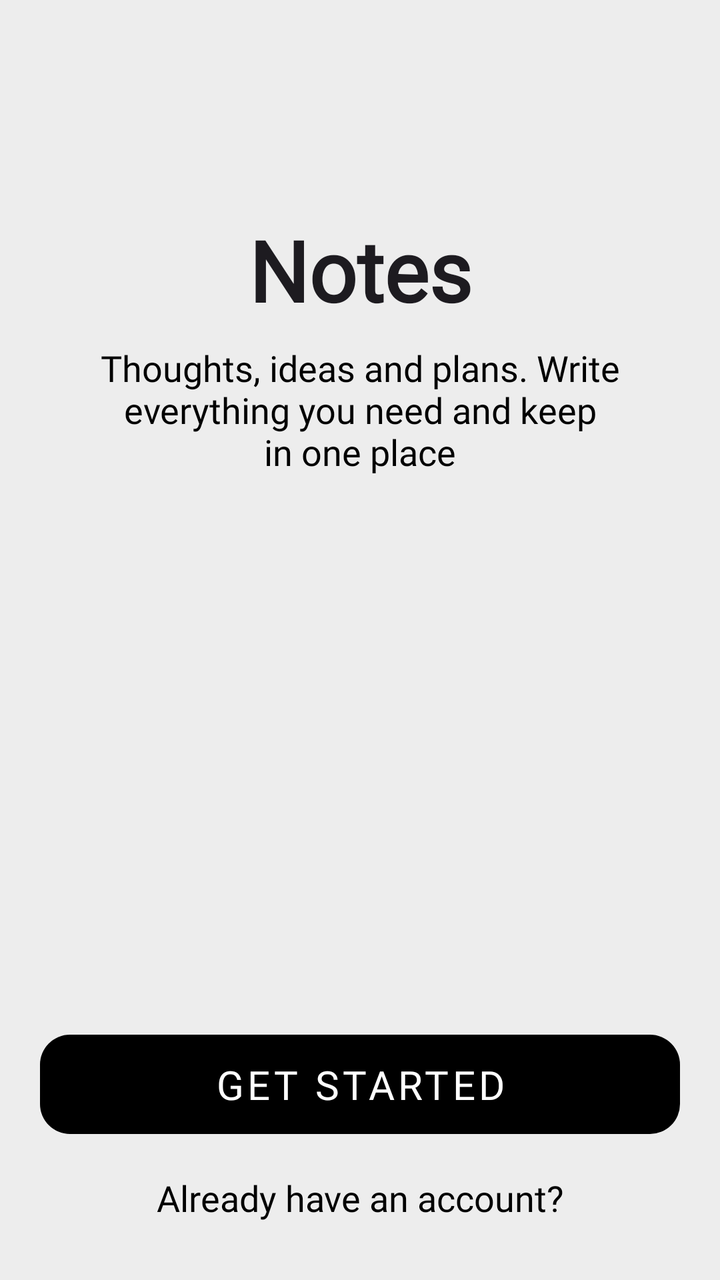
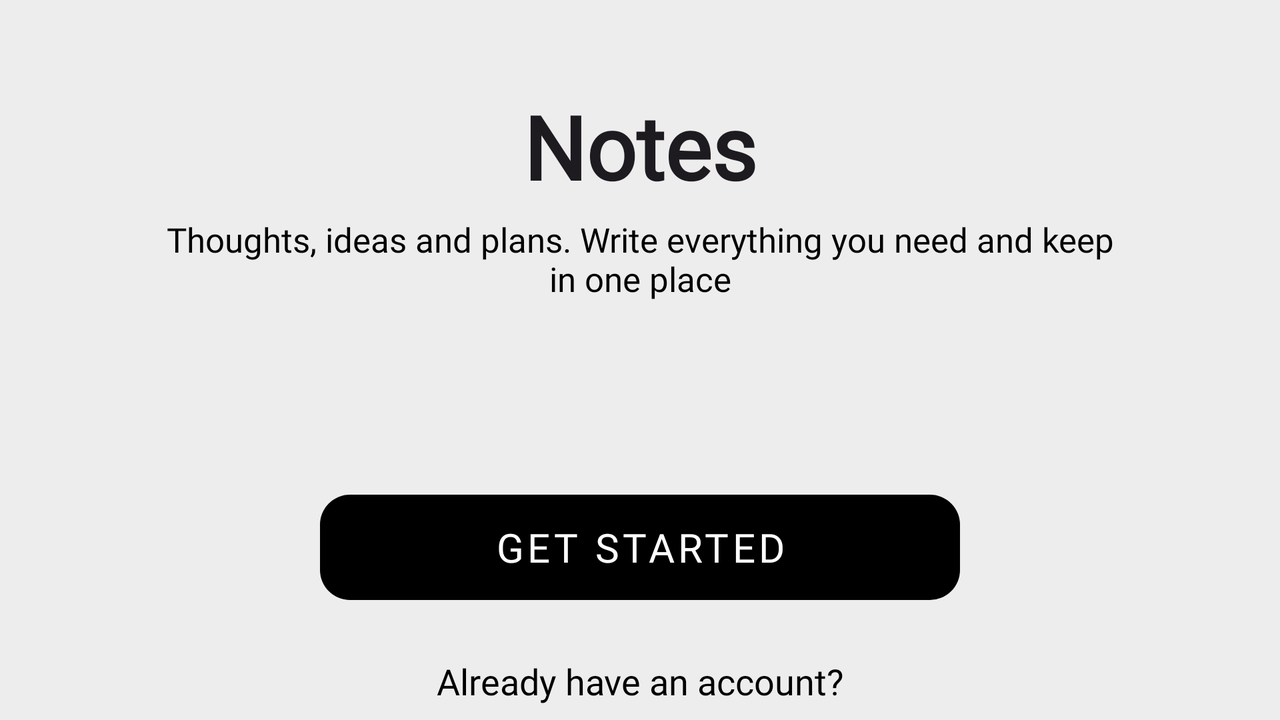

The same Android screen from two of the app's own layout files: first res/layout/ as a phone draws it, then the repository's variant for another configuration, drawn on a device whose configuration selects that folder. Both files follow.
<!-- AndroidManifest.xml: application theme Theme.Notes -->
<!-- res/layout/fragment_get_started.xml -->
<?xml version="1.0" encoding="utf-8"?>
<androidx.constraintlayout.widget.ConstraintLayout xmlns:android="http://schemas.android.com/apk/res/android"
    xmlns:app="http://schemas.android.com/apk/res-auto"
    android:layout_width="match_parent"
    android:layout_height="match_parent">

    <TextView
        android:id="@+id/app_title"
        style="@style/AppHeader"
        android:layout_width="0dp"
        android:layout_height="wrap_content"
        android:gravity="center"
        android:text="@string/app_name"
        app:layout_constraintBottom_toBottomOf="@id/get_started_g4"
        app:layout_constraintEnd_toEndOf="parent"
        app:layout_constraintStart_toStartOf="parent"
        app:layout_constraintTop_toTopOf="@id/get_started_g3" />

    
    
    
    

    <TextView
        android:layout_width="0dp"
        android:layout_height="0dp"
        android:autoSizeMaxTextSize="18sp"
        android:autoSizeMinTextSize="5sp"
        android:autoSizeTextType="uniform"
        android:gravity="center"
        android:text="@string/app_description"
        android:textSize="18sp"
        app:layout_constraintBottom_toBottomOf="@id/get_started_g6"
        app:layout_constraintEnd_toEndOf="@id/get_started_g2"
        app:layout_constraintStart_toStartOf="@id/get_started_g1"
        app:layout_constraintTop_toTopOf="@id/get_started_g5" />

    <Button
        android:id="@+id/get_started_button"
        style="butt"
        android:layout_width="320dp"
        android:layout_height="0dp"
        android:autoSizeMaxTextSize="20sp"
        android:autoSizeMinTextSize="4sp"
        android:autoSizeTextType="uniform"
        android:text="@string/get_started"
        android:textSize="20sp"
        app:layout_constraintBottom_toBottomOf="@id/get_started_g8"
        app:layout_constraintEnd_toEndOf="@id/get_started_g2"
        app:layout_constraintStart_toStartOf="@id/get_started_g1"
        app:layout_constraintTop_toTopOf="@id/get_started_g7"
        app:layout_constraintWidth_max="320dp" />

    <TextView
        android:id="@+id/already_have_account_text"
        android:layout_width="0dp"
        android:layout_height="0dp"
        android:autoSizeMaxTextSize="18sp"
        android:autoSizeMinTextSize="4sp"
        android:autoSizeTextType="uniform"
        android:clickable="true"
        android:gravity="center"
        android:text="@string/already_have_an_account"
        android:textSize="18sp"
        app:layout_constraintBottom_toBottomOf="@id/get_started_g10"
        app:layout_constraintEnd_toEndOf="@id/get_started_g2"
        app:layout_constraintHeight_min="48dp"
        app:layout_constraintStart_toStartOf="@id/get_started_g1"
        app:layout_constraintTop_toTopOf="@id/get_started_g9" />

    

    <androidx.constraintlayout.widget.Guideline
        android:id="@+id/get_started_g1"
        android:layout_width="wrap_content"
        android:layout_height="wrap_content"
        android:orientation="vertical"
        app:layout_constraintGuide_percent="0.0747" />

    <androidx.constraintlayout.widget.Guideline
        android:id="@+id/get_started_g2"
        android:layout_width="wrap_content"
        android:layout_height="wrap_content"
        android:orientation="vertical"
        app:layout_constraintGuide_percent="0.9253" />

    <androidx.constraintlayout.widget.Guideline
        android:id="@+id/get_started_g3"
        android:layout_width="wrap_content"
        android:layout_height="wrap_content"
        android:orientation="horizontal"
        app:layout_constraintGuide_percent="0.185" />

    <androidx.constraintlayout.widget.Guideline
        android:id="@+id/get_started_g4"
        android:layout_width="wrap_content"
        android:layout_height="wrap_content"
        android:orientation="horizontal"
        app:layout_constraintGuide_percent="0.2363" />

    <androidx.constraintlayout.widget.Guideline
        android:id="@+id/get_started_g5"
        android:layout_width="wrap_content"
        android:layout_height="wrap_content"
        android:orientation="horizontal"
        app:layout_constraintGuide_percent="0.26" />

    <androidx.constraintlayout.widget.Guideline
        android:id="@+id/get_started_g6"
        android:layout_width="wrap_content"
        android:layout_height="wrap_content"
        android:orientation="horizontal"
        app:layout_constraintGuide_percent="0.38" />

    <androidx.constraintlayout.widget.Guideline
        android:id="@+id/get_started_g7"
        android:layout_width="wrap_content"
        android:layout_height="wrap_content"
        android:orientation="horizontal"
        app:layout_constraintGuide_percent="0.7987" />

    <androidx.constraintlayout.widget.Guideline
        android:id="@+id/get_started_g8"
        android:layout_width="wrap_content"
        android:layout_height="wrap_content"
        android:orientation="horizontal"
        app:layout_constraintGuide_percent="0.8954" />

    <androidx.constraintlayout.widget.Guideline
        android:id="@+id/get_started_g9"
        android:layout_width="wrap_content"
        android:layout_height="wrap_content"
        android:orientation="horizontal"
        app:layout_constraintGuide_percent="0.9216" />

    <androidx.constraintlayout.widget.Guideline
        android:id="@+id/get_started_g10"
        android:layout_width="wrap_content"
        android:layout_height="wrap_content"
        android:orientation="horizontal"
        app:layout_constraintGuide_percent="0.95" />

</androidx.constraintlayout.widget.ConstraintLayout>
<!-- resources referenced by this layout -->
<resources>
  <string name="already_have_an_account">Already have an account?</string>
  <string name="app_description">Thoughts, ideas and plans. Write everything you need and keep\nin one place</string>
  <string name="app_name">Notes</string>
  <string name="get_started">get started</string>
  <style name="AppHeader" parent="TextAppearance.AppCompat">
          <item name="fontFamily">@font/recolors</item>
          <item name="android:textStyle">bold</item>
          <item name="android:textSize">42sp</item>
      </style>
  <style name="Theme.Notes" parent="Base.Theme.Notes" />
  <color name="black">#FF000000</color>
  <color name="grey_200">#B1B1B1</color>
  <color name="light_grey">#ededed</color>
  <style name="Widget.Notes.Button.Custom" parent="Widget.MaterialComponents.Button.UnelevatedButton">
          <item name="backgroundTint">@color/black</item>
          <item name="shapeAppearance">@style/buttonShape</item>
      </style>
  <style name="TextAppearance.Notes.Caption" parent="TextAppearance.MaterialComponents.Caption">
          <item name="android:textSize">12sp</item>
      </style>
  <style name="Widget.Notes.TextInputLayout.Custom" parent="Widget.MaterialComponents.TextInputLayout.FilledBox">
          <item name="hintTextColor">@color/black</item>
          <item name="cursorErrorColor">@color/black</item>
          <item name="cursorColor">@color/black</item>
          <item name="boxBackgroundColor">?attr/android:colorBackground</item>
      </style>
  <style name="Widget.Notes.Toolbar.Custom" parent="Widget.MaterialComponents.Toolbar.Primary">
          <item name="android:elevation">0dp</item>
          <item name="materialThemeOverlay">@style/ThemeOverlay.Notes.Toolbar</item>
          <item name="titleTextAppearance">@style/TextAppearance.Notes.Headline6</item>
          <item name="subtitleTextAppearance">@style/TextAppearance.Notes.Subtitle1</item>
      </style>
  <style name="Widget.Notes.SearchBar.Custom" parent="Widget.Material3.SearchBar">
          <item name="backgroundTint">@color/grey</item>
      </style>
  <style name="Widget.Notes.FloatingButton.Custom" parent="Widget.MaterialComponents.FloatingActionButton">
          <item name="materialThemeOverlay">@style/ThemeOverlay.Notes.FloatingButton</item>
          <item name="shapeAppearanceOverlay">@style/ShapeAppearance.Notes.MediumComponent</item>
      </style>
  <style name="buttonShape">
          <item name="cornerFamily">rounded</item>
          <item name="cornerSize">15dp</item>
      </style>
  <style name="ThemeOverlay.Notes.Toolbar" parent="">
          <item name="colorPrimary">@color/light_grey</item>
          <item name="colorOnPrimary">@color/black</item>
      </style>
  <style name="TextAppearance.Notes.Headline6" parent="TextAppearance.MaterialComponents.Headline6">
          <item name="fontFamily">@font/nt_somic_regular</item>
          <item name="android:textSize">30sp</item>
          <item name="android:fontFamily">@font/nt_somic_regular</item>
      </style>
  <style name="TextAppearance.Notes.Subtitle1" parent="TextAppearance.MaterialComponents.Subtitle1">
          <item name="fontFamily">@font/nt_somic_regular</item>
          <item name="android:fontFamily">@font/nt_somic_regular</item>
      </style>
  <color name="grey">#DFDFDF</color>
  <style name="ThemeOverlay.Notes.FloatingButton" parent="">
          <item name="colorSecondary">@color/black</item>
          <item name="colorOnSecondary">@color/white</item>
      </style>
  <style name="ShapeAppearance.Notes.MediumComponent" parent="ShapeAppearance.MaterialComponents.MediumComponent">
          <item name="cornerFamily">rounded</item>
          <item name="cornerSize">15dp</item>
      </style>
  <color name="white">#FFFFFFFF</color>
  <!-- some entries are left out for length -->
</resources>
<!-- res/layout-land/fragment_get_started.xml (the repository's variant of the layout above) -->
<!-- drawn on the phone turned sideways -->
<?xml version="1.0" encoding="utf-8"?>
<androidx.constraintlayout.widget.ConstraintLayout xmlns:android="http://schemas.android.com/apk/res/android"
    xmlns:app="http://schemas.android.com/apk/res-auto"
    android:layout_width="match_parent"
    android:layout_height="match_parent">

    <TextView
        android:id="@+id/app_title"
        style="@style/AppHeader"
        android:layout_width="0dp"
        android:layout_height="wrap_content"
        android:gravity="center"
        android:text="@string/app_name"
        android:textSize="44sp"
        app:layout_constraintBottom_toBottomOf="@id/get_started_g4"
        app:layout_constraintEnd_toEndOf="@id/get_started_g2"
        app:layout_constraintStart_toStartOf="@id/get_started_g1"
        app:layout_constraintTop_toTopOf="@id/get_started_g3" />

    <TextView
        android:layout_width="0dp"
        android:layout_height="0dp"
        android:autoSizeMaxTextSize="18sp"
        android:autoSizeMinTextSize="5sp"
        android:autoSizeTextType="uniform"
        android:gravity="center"
        android:text="@string/app_description"
        android:textSize="18sp"
        app:layout_constraintBottom_toBottomOf="@id/get_started_g6"
        app:layout_constraintEnd_toEndOf="@id/get_started_g2"
        app:layout_constraintStart_toStartOf="@id/get_started_g1"
        app:layout_constraintTop_toTopOf="@id/get_started_g5" />

    <Button
        android:id="@+id/get_started_button"
        style="butt"
        android:layout_width="320dp"
        android:layout_height="0dp"
        android:autoSizeMaxTextSize="20sp"
        android:autoSizeMinTextSize="4sp"
        android:autoSizeTextType="uniform"
        android:text="@string/get_started"
        android:textSize="20sp"
        app:layout_constraintBottom_toBottomOf="@id/get_started_g8"
        app:layout_constraintEnd_toEndOf="@id/get_started_g2"
        app:layout_constraintStart_toStartOf="@id/get_started_g1"
        app:layout_constraintTop_toTopOf="@id/get_started_g7"
        app:layout_constraintWidth_max="320dp" />

    <TextView
        android:id="@+id/already_have_account_text"
        android:layout_width="0dp"
        android:layout_height="wrap_content"
        android:autoSizeMaxTextSize="18sp"
        android:autoSizeMinTextSize="4sp"
        android:autoSizeTextType="uniform"
        android:clickable="true"
        android:gravity="center"
        android:text="@string/already_have_an_account"
        android:textSize="18sp"
        app:layout_constraintEnd_toEndOf="@id/get_started_g2"
        app:layout_constraintHeight_min="48dp"
        app:layout_constraintStart_toStartOf="@id/get_started_g1"
        app:layout_constraintTop_toTopOf="@id/get_started_g9" />

    <androidx.constraintlayout.widget.Guideline
        android:id="@+id/get_started_g1"
        android:layout_width="wrap_content"
        android:layout_height="wrap_content"
        android:orientation="vertical"
        app:layout_constraintGuide_percent="0.0747" />

    

    <androidx.constraintlayout.widget.Guideline
        android:id="@+id/get_started_g2"
        android:layout_width="wrap_content"
        android:layout_height="wrap_content"
        android:orientation="vertical"
        app:layout_constraintGuide_percent="0.9253" />

    <androidx.constraintlayout.widget.Guideline
        android:id="@+id/get_started_g3"
        android:layout_width="wrap_content"
        android:layout_height="wrap_content"
        android:orientation="horizontal"
        app:layout_constraintGuide_percent="0.15" />

    <androidx.constraintlayout.widget.Guideline
        android:id="@+id/get_started_g4"
        android:layout_width="wrap_content"
        android:layout_height="wrap_content"
        android:orientation="horizontal"
        app:layout_constraintGuide_percent="0.256" />

    <androidx.constraintlayout.widget.Guideline
        android:id="@+id/get_started_g5"
        android:layout_width="wrap_content"
        android:layout_height="wrap_content"
        android:orientation="horizontal"
        app:layout_constraintGuide_percent="0.3" />

    <androidx.constraintlayout.widget.Guideline
        android:id="@+id/get_started_g6"
        android:layout_width="wrap_content"
        android:layout_height="wrap_content"
        android:orientation="horizontal"
        app:layout_constraintGuide_percent="0.42" />

    <androidx.constraintlayout.widget.Guideline
        android:id="@+id/get_started_g7"
        android:layout_width="wrap_content"
        android:layout_height="wrap_content"
        android:orientation="horizontal"
        app:layout_constraintGuide_percent="0.67" />

    <androidx.constraintlayout.widget.Guideline
        android:id="@+id/get_started_g8"
        android:layout_width="wrap_content"
        android:layout_height="wrap_content"
        android:orientation="horizontal"
        app:layout_constraintGuide_percent="0.85" />

    <androidx.constraintlayout.widget.Guideline
        android:id="@+id/get_started_g9"
        android:layout_width="wrap_content"
        android:layout_height="wrap_content"
        android:orientation="horizontal"
        app:layout_constraintGuide_percent="0.88" />

</androidx.constraintlayout.widget.ConstraintLayout>
